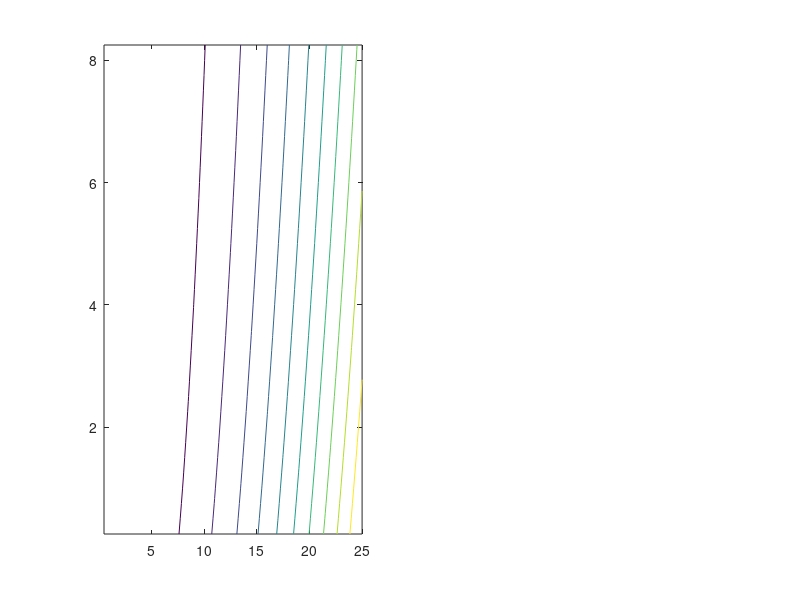

The MATLAB script that drew this image: (Note: this script raises an error after producing the figure.)
P = 10; % kPa
ID_all = 0.5:0.5:25; % mm, inner diameter
t_all = 0.25:0.25:8.4; % mm, actuator thickness
% ID = 12.7; % mm, inner diameter
% t = 3.2; % mm, actuator thickness

[ID, t] = meshgrid(ID_all, t_all);

r_i = ID / 2;
r_o = r_i + t;
r_avg = (r_i + r_o) / 2;

%% Calculate axial stress
s_l = P*r_i.^2 ./ (r_o.^2 - r_i.^2);  % kPa
F = 2 * pi * s_l .* r_i .* (t / 1000);  % N
N_PVDF = (F / 0.06);
N_PVDF_TrFE = (F / 0.41);

L = 5;
N_squares = (L*2*pi*r_o/10);
percentage_PVDF = N_PVDF ./ N_squares;
percentage_PVDF_TrFE = N_PVDF_TrFE ./ N_squares;

figure(1);
ax = subplot(1, 2, 1);
contour(ID, t, N_PVDF, 10);
colorLim = ax.CLim;
colorbar;
xlabel("Inner diameter (mm)"); ylabel("Wall Thickness (mm)");
title("PVDF (\epsilon = 12, t = 10um)");
ax2 = subplot(1, 2, 2);
contour(ID, t, N_PVDF_TrFE, 10);
colorbar;
xlabel("Inner diameter (mm)"); ylabel("Wall Thickness (mm)");
title("PVDF-TRFE-CFE (\epsilon = 50, t = 8um)");

sgtitle("Number of active 1x1 cm^2 squares to oppose shear force (P = 10 kPa)");

figure(2);
ax = subplot(1, 2, 1);
contour(ID, t, percentage_PVDF, 10);
colorLim = ax.CLim;
colorbar;
xlabel("Inner diameter (mm)"); ylabel("Wall Thickness (mm)");
title("PVDF (\epsilon = 12, t = 10um)");
ax2 = subplot(1, 2, 2);
contour(ID, t, percentage_PVDF_TrFE, 15);
colorbar;
xlabel("Inner diameter (mm)"); ylabel("Wall Thickness (mm)");
title("PVDF-TRFE-CFE (\epsilon = 50, t = 8um)");

sgtitle("Percentage of active 1x1 cm^2 squares to oppose shear force (P = 10 kPa)");